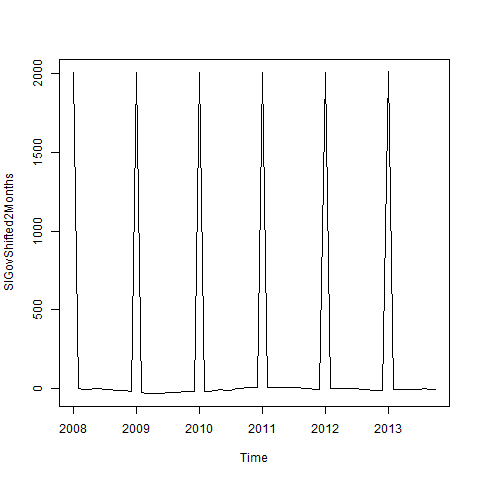

R code for this plot:
#Creates SIGovShifted2Months plot

png("Plots/SIGovShifted2Months_plot.png")
plot(SIGovShifted2Months)
dev.off()